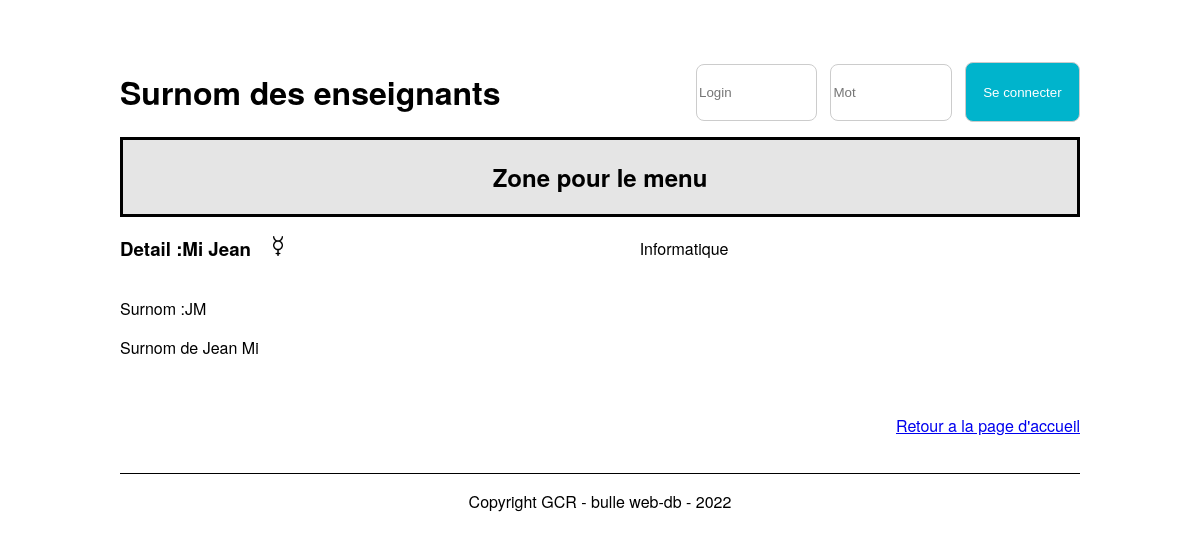
The page /detailTeacher.php?idTeacher=1 on the database as committed earlier.
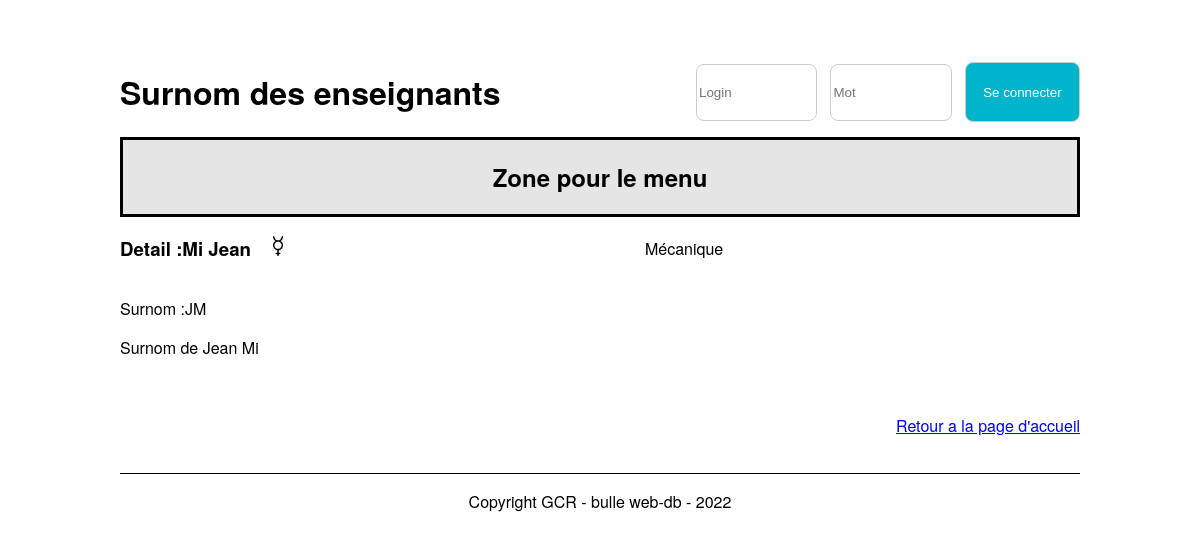
The same page on the database as committed later.
### tables this page shows
CREATE TABLE `t_teacher` (
  `idTeacher` int NOT NULL,
  `teaFirstname` varchar(50) NOT NULL,
  `teaName` varchar(50) NOT NULL,
  `teaGender` char(1) NOT NULL,
  `teaNickname` varchar(50) NOT NULL,
  `teaOrigine` text NOT NULL,
  `teaPhoto` varchar(75) NOT NULL,
  `fkSection` int NOT NULL

);

CREATE TABLE `t_section` (
  `idSection` int NOT NULL,
  `secName` varchar(20) NOT NULL
);

### src/Database.php (called while the page is built, shortened)
<?php
class Database
{
    private $connector;
    public function __construct()
    {
        try {
            $this->connector = new PDO('mysql:host=localhost:6033;dbname=P_Appro2;charset=utf8', 'root', 'root');
        } catch (PDOException $e) {
            die('Erreur : ' . $e->getMessage());
        }
    }
    private function queryPrepareExecute($query, $binds)
    {
        $req = $this->connector->prepare($query);
        foreach ($binds as $bind => $value) {
            $req->bindValue($bind, $value);
        };
        $req->execute();
        return $req;
    }
    private function formatData($req)
    {
        return $req->fetchALL(PDO::FETCH_ASSOC);
    }
    public function getOneTeacher($id)
    {
        $query = "SELECT * FROM t_teacher, t_section WHERE idTeacher = :id AND fkSection = idSection";
        $bind = array('id' => $id);
        $req = $this->queryPrepareExecute($query, $bind);
        $Oneteacher = $this->formatData($req);
        return $Oneteacher[0];
    }
}

### src/detailTeacher.php (the view, shortened to what this page needs)
<?php
include("Database.php");
$db = new Database();
$OneTeacher = $db->getOneTeacher($_GET["idTeacher"]);
?>
<!DOCTYPE html>
<html lang="fr">
<head>
    <link href="./css/style.css" rel="stylesheet">
</head>
<body>
    <header>
        <div class="container-header">
            <div class="titre-header">
                <h1><?php echo gettext("Surnom des enseignants"); ?></h1>
            </div>
            <div class="login-container">
                <form action="#" method="post">
                    <input type="text" name="user" id="user" placeholder="Login">
                    <input type="password" name="password" id="password" placeholder=<?php echo gettext("Mot de passe"); ?>>
                    <button type="submit" class="btn btn-login"><?php echo gettext("Se connecter"); ?></button>
                </form>
            </div>
        </div>
        <nav>
            <h2><?php echo gettext("Zone pour le menu"); ?></h2>
    </header>
    <div class="container">
        <div class="user-head">
            <h3><?php echo gettext("Detail :"); ?><?php
                            echo $OneTeacher["teaName"] . " " . $OneTeacher["teaFirstname"] ?>
                <?php
                if ($OneTeacher["teaGender"] == "M") {
                    echo '<img style="margin-left: 1vw;" height="20em" src="./img/male.png" alt="male symbole">';
                } else if ($OneTeacher["teaGender"] == "F") {
                    echo '<img style="margin-left: 1vw;" height="20em" src="./img/femelle.png" alt="male symbole">';
                } else if ($OneTeacher["teaGender"] == "A") {
                    echo '<img style="margin-left: 1vw;" height="20em" src="./img/autre.png" alt="male symbole">';
                }
                ?>
            </h3>
            <p>
                <?php echo $OneTeacher["secName"] ?>
            </p>
        </div>
        <div class="user-body">
            <div class="left">
                <p><?php echo gettext("Surnom :"); echo $OneTeacher["teaNickname"]  ?></p>
                <p> <?php echo $OneTeacher["teaOrigine"]  ?></p>
            </div>
            <div>
            </div>
        </div>
        <div class="user-footer">
            <a href="index.html"><p><?php echo gettext("Retour a la page d'accueil")?></a>
        </div>
    </div>
    <footer>
        <p>Copyright GCR - bulle web-db - 2022</p>
    </footer>
</body>
</html>

Rows that differ between the two databases and show on the page:
changed t_teacher "Mi": fkSection.secName "Informatique" → "Mécanique"
